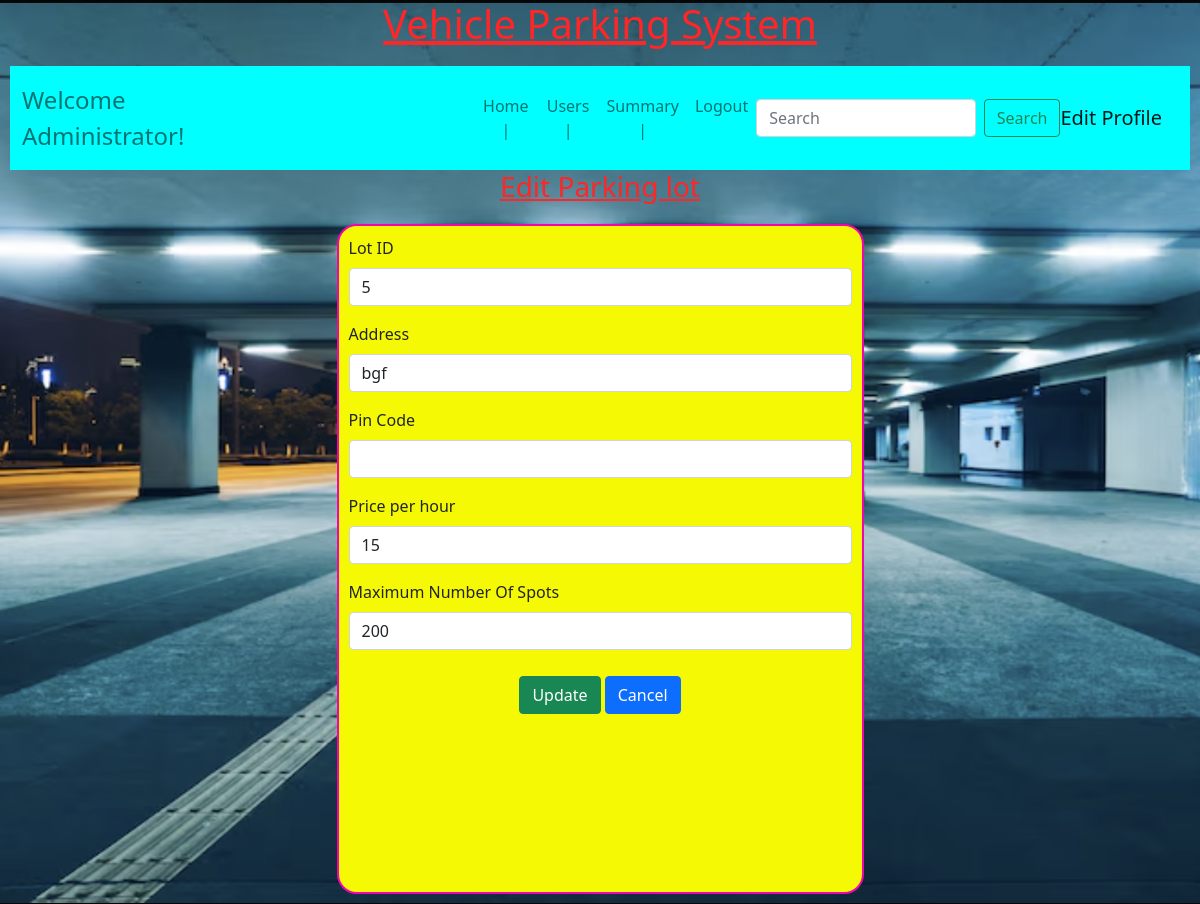
Page /edit_lot/5/admin@parking.com on the earlier database version.
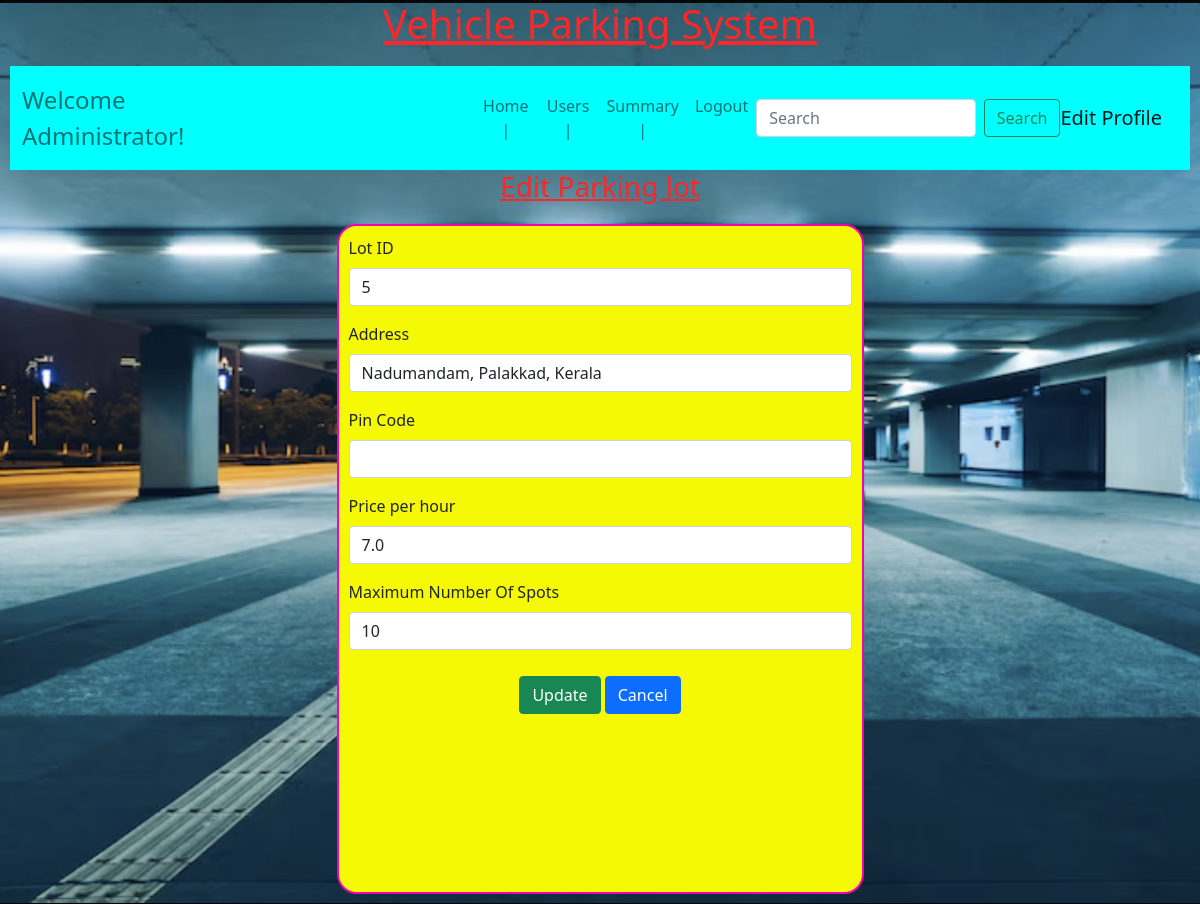
Same page on the later database version.
### backend/models.py (models this page shows)
class Parking_lot(db.Model):
    __tablename__="parking_lot"
    id=db.Column(db.Integer,primary_key=True)
    address=db.Column(db.String,nullable=False)
    price=db.Column(db.Float,nullable=False)
    pin_code=db.Column(db.Integer,nullable=False)
    maximum_number_of_spots=db.Column(db.Integer,nullable=False,default=0)
    parking_spot=db.relationship("Parking_Spot",cascade="all,delete",backref="parking_lot",lazy=True)

### backend/controllers.py (the view, shortened to what this page needs)
@app.route("/edit_lot/<id>/<name>",methods=["GET","POST"])
def edit_lot(id,name):
    l=get_lot(id)
    if not l:
        return redirect(url_for("admindashboardfn",name=name,msg=""))
    avail=0
    occ=0
    for spot in l.parking_spot:
        if spot.status=="A":
            avail+=1
        else:
            occ+=1
    return render_template("edit_lot.html",lots=l,lid=l.id,name=name,available=avail,occupied=occ)

### backend/controllers.py (called while the page is built)
def get_lot(id):
    lot=Parking_lot.query.filter_by(id=id).first()
    return lot

### templates/edit_lot.html (shortened to what this page needs)
{%extends "adminlayout.html"%}
{%block content%}
            {%if lots%}
                <div class="center">
                    <h3><u>Edit Parking lot</u></h3>
                </div>
                <form action="/edit_lot/{{lots.id}}/{{name}}" method="POST">
                <div class="input-form2">
                    <div class="mb-3">
                        <label for="lotid" class="form-label">Lot ID</label>
                        <input type="number" class="form-control" id="lotid" name="lotid" value="{{lid}}" read only>
                    </div>
                    <div class="mb-3">
                        <label for="address" class="form-label">Address</label>
                        <input type="text" class="form-control" id="address" name="address" value="{{lots.address}}">
                    </div>
                    <div class="mb-3">
                        <label for="pincode" class="form-label">Pin Code</label>
                        <input type="number" class="form-control" id="pincode" name="pincode" value="{{lots.pin_code}}">
                    </div>
                    <div class="mb-3">
                        <label for="price" class="form-label">Price per hour</label>
                        <input type="text" class="form-control" id="price" name="price" value="{{lots.price}}">
                    </div>
                    <div class="mb-3">
                        <label for="maximum_number_of_spots" class="form-label">Maximum Number Of Spots</label>
                        <input type="number" class="form-control" id="spots_num" name="max_no_of_spots" value="{{lots.maximum_number_of_spots}}">
                    </div>
                    <div class="button">
                        <button type="submit" class="btn btn-success">Update</button>
                        <a href="/admin/{{name}}" type="button" class="btn btn-primary">Cancel</a>
                    </div>
                </div>
                </form>
            {%endif%}
{%endblock%}

Differences in the rows shown:
changed Parking_lot: address "bgf" → "Nadumandam, Palakkad, Kerala"; price "15" → "7.0"; max_no_of_spots "200" → "10"
